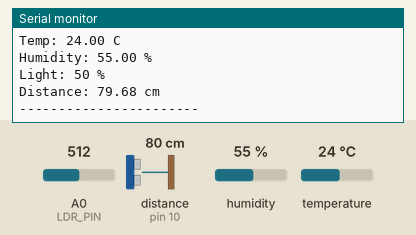
This sketch was run on a simulated Arduino Uno, built with avr-gcc and run on an emulated ATmega328P. Parts: the last lines printed to the serial monitor. Wiring (inferred from the names in the program): ultrasonic range finder: trigger pin 9; echo pin 10. The inputs (shaded band) are chosen by the test bench; at power-on: distance to the obstacle (sensor on pin 10) 80 cm, humidity 55 %, A0 (LDR_PIN) = 512, temperature 24 °C. The echo pulse lasts 58.3 µs per cm.

Above: at 5.8 s.
5.9 s: distance to the obstacle (sensor on pin 10) set to 2 cm
At 11.1 s:
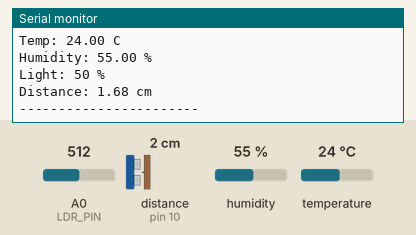
11.9 s: humidity set to 22 %
At 16.0 s:
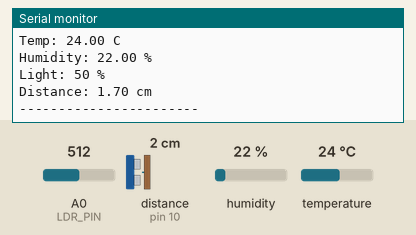
17.9 s: A0 (LDR_PIN) set to 716
At 20.8 s:
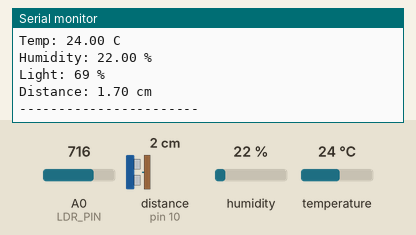
23.9 s: temperature set to 12 °C
29.9 s: distance to the obstacle (sensor on pin 10) set to 4 cm
At 31.7 s:
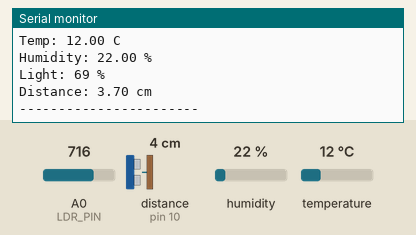
35.9 s: A0 (LDR_PIN) set to 992
At 41.5 s:
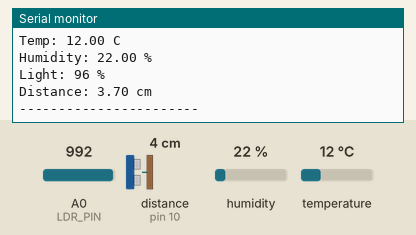
Timing chart, 0 to 42.9 s (numbered marks = the images above; inputs shaded):
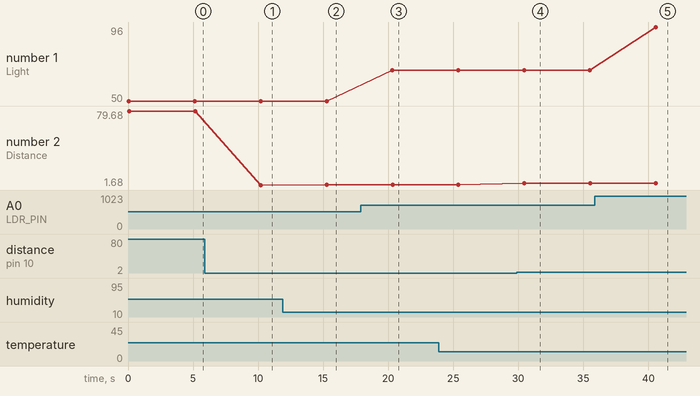

The sketch:

sketch.ino
```cpp
#include <DHT.h>

#define DHTPIN 2
#define DHTTYPE DHT22

#define LDR_PIN A0
#define TRIG_PIN 9
#define ECHO_PIN 10

DHT dht(DHTPIN, DHTTYPE);

void setup() {
  Serial.begin(9600);

  pinMode(TRIG_PIN, OUTPUT);
  pinMode(ECHO_PIN, INPUT);

  dht.begin();
}

void loop() {

  // DHT22
  float temperature = dht.readTemperature();
  float humidity = dht.readHumidity();

  // LDR
  int lightRaw = analogRead(LDR_PIN);
  int lightPercent = map(lightRaw, 0, 1023, 0, 100);

  // HC-SR04
  digitalWrite(TRIG_PIN, LOW);
  delayMicroseconds(2);

  digitalWrite(TRIG_PIN, HIGH);
  delayMicroseconds(10);

  digitalWrite(TRIG_PIN, LOW);

  long duration = pulseIn(ECHO_PIN, HIGH);
  float distance = duration * 0.0343 / 2;

  Serial.println("----- SENSOR DATA -----");

  Serial.print("Temp: ");
  Serial.print(temperature);
  Serial.println(" C");

  Serial.print("Humidity: ");
  Serial.print(humidity);
  Serial.println(" %");

  Serial.print("Light: ");
  Serial.print(lightPercent);
  Serial.println(" %");

  Serial.print("Distance: ");
  Serial.print(distance);
  Serial.println(" cm");

  Serial.println("-----------------------");
  Serial.println();

  delay(5000);
}
```

Measured:
- after the input at 5.9 s, the serial monitor: prints a new line after 4.3 s (image 1)
- after the input at 11.9 s, the serial monitor: prints a new line after 3.3 s (image 2)
- after the input at 17.9 s, the serial monitor: prints a new line after 2.4 s (image 3)
- after the input at 29.9 s, the serial monitor: prints a new line after 0.56 s (image 4)
- after the input at 35.9 s, the serial monitor: prints a new line after 4.7 s (image 5)
- plotted number 1: 50 → 69 after the input at 17.9 s, 69 → 96 after the input at 35.9 s
- plotted number 2: 79.68 → 1.68 after the input at 5.9 s, 1.68 → 1.7 after the input at 11.9 s, 1.7 → 3.7 after the input at 29.9 s
